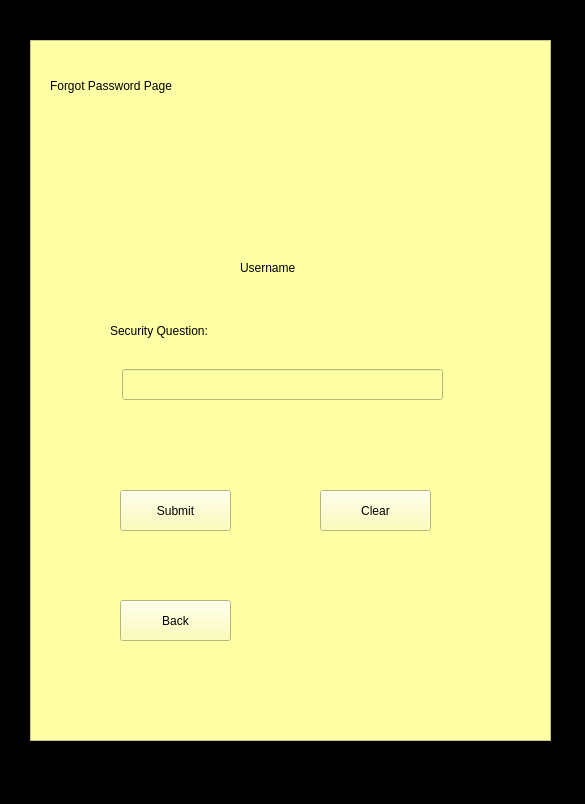
<?xml version="1.0" encoding="UTF-8"?>
<ui version="4.0">
 <class>forgotPasswordPage</class>
 <widget class="QMainWindow" name="forgotPasswordPage">
  <property name="geometry">
   <rect>
    <x>0</x>
    <y>0</y>
    <width>585</width>
    <height>804</height>
   </rect>
  </property>
  <property name="windowTitle">
   <string>MainWindow</string>
  </property>
  <property name="styleSheet">
   <string notr="true">background-color: rgb(0, 0, 0);</string>
  </property>
  <widget class="QWidget" name="centralwidget">
   <widget class="QFrame" name="frame">
    <property name="geometry">
     <rect>
      <x>30</x>
      <y>40</y>
      <width>521</width>
      <height>701</height>
     </rect>
    </property>
    <property name="styleSheet">
     <string notr="true">background-color: rgb(255, 255, 166);</string>
    </property>
    <property name="frameShape">
     <enum>QFrame::StyledPanel</enum>
    </property>
    <property name="frameShadow">
     <enum>QFrame::Plain</enum>
    </property>
    <widget class="QLabel" name="lblusername">
     <property name="geometry">
      <rect>
       <x>210</x>
       <y>220</y>
       <width>151</width>
       <height>16</height>
      </rect>
     </property>
     <property name="styleSheet">
      <string notr="true">font: 75 17pt &quot;MS Serif&quot;;</string>
     </property>
     <property name="text">
      <string>Username</string>
     </property>
    </widget>
    <widget class="QPushButton" name="btnclear">
     <property name="geometry">
      <rect>
       <x>290</x>
       <y>450</y>
       <width>111</width>
       <height>41</height>
      </rect>
     </property>
     <property name="text">
      <string>Clear</string>
     </property>
    </widget>
    <widget class="QLabel" name="lblsecurityQuestion">
     <property name="geometry">
      <rect>
       <x>80</x>
       <y>280</y>
       <width>331</width>
       <height>21</height>
      </rect>
     </property>
     <property name="styleSheet">
      <string notr="true">font: 75 17pt &quot;MS Serif&quot;;</string>
     </property>
     <property name="text">
      <string>Security Question:</string>
     </property>
    </widget>
    <widget class="QPushButton" name="btnsubmit">
     <property name="geometry">
      <rect>
       <x>90</x>
       <y>450</y>
       <width>111</width>
       <height>41</height>
      </rect>
     </property>
     <property name="text">
      <string>Submit</string>
     </property>
    </widget>
    <widget class="QPushButton" name="btnback">
     <property name="geometry">
      <rect>
       <x>90</x>
       <y>560</y>
       <width>111</width>
       <height>41</height>
      </rect>
     </property>
     <property name="text">
      <string>Back</string>
     </property>
    </widget>
    <widget class="QLabel" name="lbltitle">
     <property name="geometry">
      <rect>
       <x>20</x>
       <y>10</y>
       <width>351</width>
       <height>71</height>
      </rect>
     </property>
     <property name="styleSheet">
      <string notr="true">font: 75 48pt &quot;Rockwell Condensed&quot;;</string>
     </property>
     <property name="text">
      <string>Forgot Password Page</string>
     </property>
    </widget>
    <widget class="QLabel" name="lbllogo">
     <property name="geometry">
      <rect>
       <x>360</x>
       <y>10</y>
       <width>151</width>
       <height>171</height>
      </rect>
     </property>
     <property name="text">
      <string/>
     </property>
     <property name="pixmap">
      <pixmap>Images/Logo.png</pixmap>
     </property>
     <property name="scaledContents">
      <bool>true</bool>
     </property>
    </widget>
    <widget class="QLineEdit" name="txtsecurityAnswer">
     <property name="geometry">
      <rect>
       <x>92</x>
       <y>329</y>
       <width>321</width>
       <height>31</height>
      </rect>
     </property>
    </widget>
   </widget>
  </widget>
  <widget class="QMenuBar" name="menubar">
   <property name="geometry">
    <rect>
     <x>0</x>
     <y>0</y>
     <width>585</width>
     <height>21</height>
    </rect>
   </property>
  </widget>
  <widget class="QStatusBar" name="statusbar"/>
 </widget>
 <resources/>
 <connections/>
</ui>
